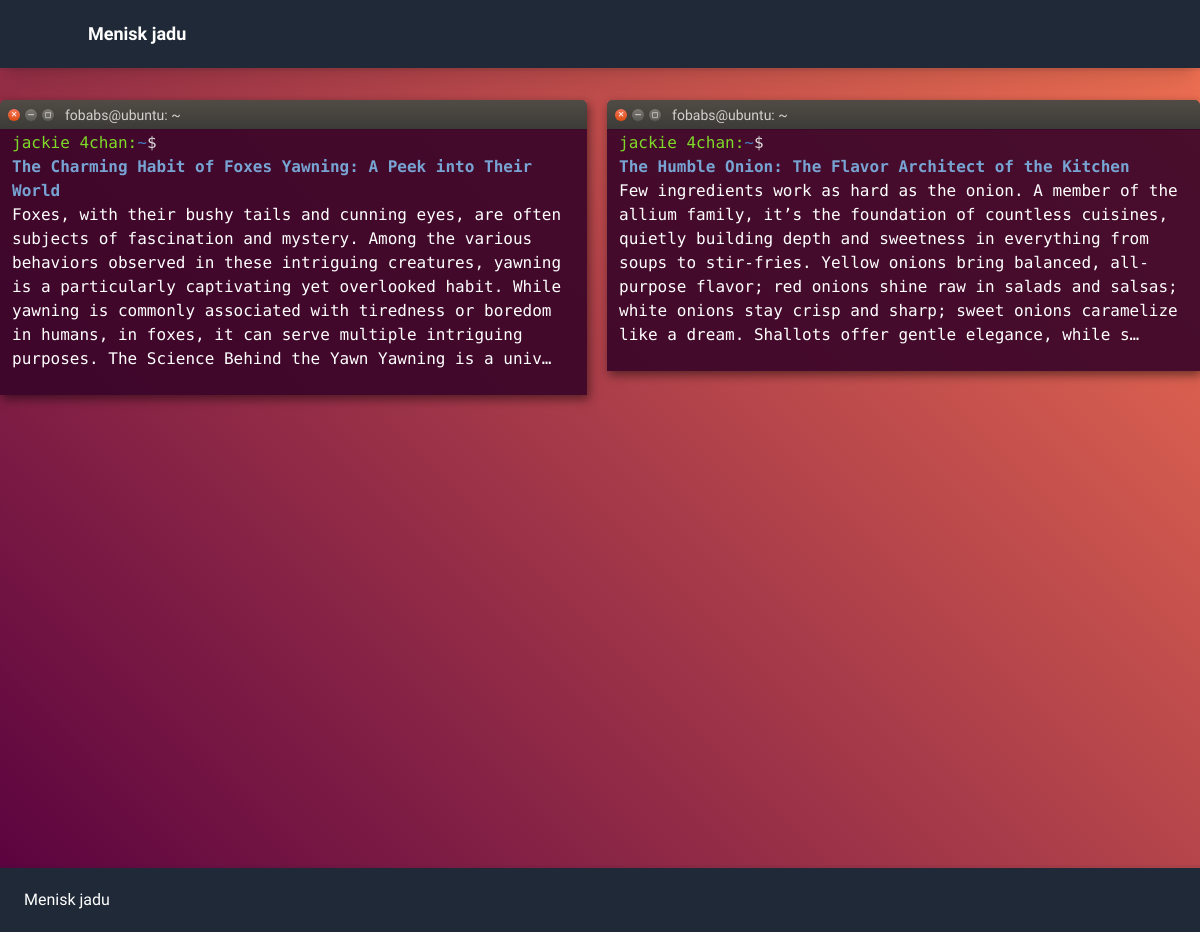
The page / on the database its author committed.
### blog/models.py (models this page shows, shortened)
class Post(models.Model):
    title = models.CharField(max_length=250)
    content = models.TextField(validators=[MinLengthValidator(10)])
    slug = models.SlugField(max_length=250, unique=True, null=False, db_index=True)
    updated_on = models.DateTimeField(auto_now=True)
    created_on = models.DateTimeField(auto_now_add=True)
    main_image = models.ImageField(upload_to="posts/", null=True)
    def get_authors_names(self):
        author_string = ""
        authors = self.authors.all()
        authors_count = authors.count()
        for index, author in enumerate(authors):
            author_string += f"{author.get_full_name()}"
            if index < authors_count - 1:
                author_string += ", "
        return author_string

class Author(models.Model):
    first_name = models.CharField(max_length=100)
    last_name = models.CharField(max_length=100)
    email = models.EmailField()
    posts = models.ManyToManyField("Post", related_name="authors")
    def get_full_name(self):
        return f"{self.first_name} {self.last_name}"

### blog/views.py (the view)
# urls.py: path('', views.PostHome.as_view(), name="post-home"),
class PostHome(ListView):
    template_name = "blog/blog_home.html"
    model = Post
    context_object_name = "posts"
    ordering = ["-created_on"]
    def get_queryset(self):
        queryset = super().get_queryset()
        data = queryset[:3]
        return data

### blog/templates/blog/blog_home.html (shortened to what this page needs)
{% extends "base.html" %}
{% load static %}
{% block css_files %}
    <link rel="stylesheet" href="{% static "output.css" %}">
    <link rel="stylesheet" href="{% static "terminal.css" %}">
{% endblock %}
{% block content %}
{% include "includes/header.html" %}
<main class="min-h-screen pt-8">
<div class="max-w-full flex gap-5">
    {% for post in posts %}
    <a class="block" href="{% url 'post-details' post.slug %}">
      <div class="terminal">
        <section class="terminal__bar">
          <div class="bar__buttons">
            <button class="bar__button bar__button--exit">&#10005;</button>
            <button class="bar__button">&#9472;</button>
            <button class="bar__button">&#9723;</button>
          </div>
          <p class="bar__user">fobabs@ubuntu: ~</p>
        </section>
        <section class="terminal__body">
          <div class="terminal__prompt">
            <span class="terminal__prompt--user">{{ post.get_authors_names }}:</span>
            <span class="terminal__prompt--location">~</span>
            <span class="terminal__prompt--bling">$</span>
            <span class="terminal__prompt--cursor"></span>
          </div>
            <h2 class="folder-link" href="{% url 'post-details' post.slug %}">{{ post.title }}</h2>
            <p>{{ post.content|truncatechars:400 }}</p>
        </section>
      </div>
    </a>
    {% endfor %}
</div>
</main>
{% include "includes/footer.html" %}
{% endblock %}

### static/terminal.css (style rules this page uses)
body { background: linear-gradient(45deg, #57003f 0%,#f57453 100%); font-family: Ubuntu; }
.terminal { box-shadow: 2px 4px 10px rgba(0,0,0,0.5); }
.terminal__bar { display: flex; width: 100%; height: 30px; align-items: center; padding: 0 8px; box-sizing: border-box; border-top-left-radius: 5px; border-top-right-radius: 5px; background: linear-gradient(#504b45 0%,#3c3b37 100%); }
.bar__buttons { display: flex; align-items: center; }
.bar__button { display: flex; justify-content: center; align-items: center; padding: 0; margin-right: 5px; font-size: 8px; height: 12px; width: 12px; box-sizing: border-box; border: none; border-radius: 100%; background: linear-gradient(#7d7871 0%, #595953 100%); text-shadow: 0px 1px 0px rgba(255,255,255,0.2); box-shadow: 0px 0px 1px 0px #41403A, 0px 1px 1px 0px #474642; }
.bar__button--exit { background: linear-gradient(#f37458 0%, #de4c12 100%); background-clip: padding-box; }
.bar__user { color: #d5d0ce; margin-left: 6px; font-size: 14px; line-height: 15px; }
.terminal__body { background: rgba(56, 4, 40, 0.9); font-family: 'Ubuntu Mono'; padding-top: 2px; margin-top: -1px; padding-left: 12px; padding-right: 12px; padding-bottom: 24px; }
.terminal__prompt { display: flex; }
.terminal__prompt--user { color: #7eda28; }
.terminal__prompt--location { color: #4878c0; }
.terminal__prompt--bling { color: #dddddd; }
.terminal__prompt--cursor { display: block; height: 17px; width: 8px; margin-left: 9px; animation: blink 1200ms linear infinite; }
.folder-link { color: #77A4D3; font-weight: bold; }

### rows shown on the page
Post: get_authors_names "jackie 4chan", title "The Charming Habit of Foxes Yawning: A Peek into Their World", content "Foxes, with their bushy tails and cunning eyes, are often subjects of fascination and mystery. Among the various behaviors observed in these intriguing creatures, yawning is a particularly captivating yet overlooked habit. While yawning is commonly associated with tiredness or boredom in humans, in foxes, it can serve multiple intriguing purposes. The Science Behind the Yawn Yawning is a univ…"
Post: get_authors_names "jackie 4chan", title "The Humble Onion: The Flavor Architect of the Kitchen", content "Few ingredients work as hard as the onion. A member of the allium family, it’s the foundation of countless cuisines, quietly building depth and sweetness in everything from soups to stir-fries. Yellow onions bring balanced, all-purpose flavor; red onions shine raw in salads and salsas; white onions stay crisp and sharp; sweet onions caramelize like a dream. Shallots offer gentle elegance, while s…"
